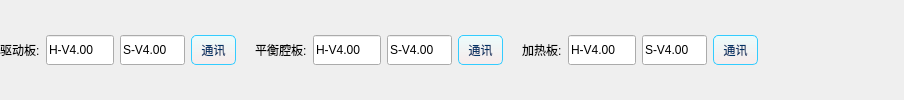
       <widget class="QWidget" name="page4000">
        <property name="styleSheet">
         <string notr="true">QPushButton{
	border: 1px solid rgb(51, 204, 255);
	border-radius: 5px;
	background: qlineargradient(spread:pad, x1:0, y1:0, x2:0, y2:1, stop:0 rgba(234, 255, 255, 200), stop:1 rgba(253, 231, 231, 150));
	color: rgb(0, 51, 102);
}
QPushButton:hover{
	border: 1px solid rgb(51, 204, 255);
	border-radius: 5px;
	background: qlineargradient(spread:pad, x1:0, y1:0, x2:0, y2:1, stop:0 rgba(234, 255, 255, 255), stop:1 rgba(253, 231, 231, 255));
}
QPushButton:pressed{
	border: 1px solid rgb(51, 204, 255);
	border-radius: 5px;
	background: qlineargradient(spread:pad, x1:0, y1:0, x2:0, y2:1, stop:0 rgba(214, 235, 235, 200), stop:1 rgba(243, 211, 211, 150));
}
QPushButton:checked{
	border: 1px solid rgb(51, 204, 255);
	border-radius: 5px;
	background: qlineargradient(spread:pad, x1:0, y1:0, x2:0, y2:1, stop:0 rgba(165, 245, 226, 200), stop:1 rgba(0, 255, 255, 200));
}
QPushButton:disabled{
	border: 1px solid rgb(200, 200, 200);
	border-radius: 5px;
	background: rgba(253, 231, 231, 200);
    color: rgb(180, 180, 180);
}</string>
        </property>
        <layout class="QHBoxLayout" name="horizontalLayout_37">
         <property name="leftMargin">
          <number>0</number>
         </property>
         <property name="topMargin">
          <number>0</number>
         </property>
         <property name="rightMargin">
          <number>0</number>
         </property>
         <property name="bottomMargin">
          <number>0</number>
         </property>
         <item>
          <widget class="QLabel" name="label_2">
           <property name="text">
            <string>驱动板:</string>
           </property>
          </widget>
         </item>
         <item>
          <widget class="QLineEdit" name="lineEdit_driveBoard_hardVer">
           <property name="minimumSize">
            <size>
             <width>68</width>
             <height>30</height>
            </size>
           </property>
           <property name="maximumSize">
            <size>
             <width>68</width>
             <height>16777215</height>
            </size>
           </property>
           <property name="text">
            <string>H-V4.00</string>
           </property>
          </widget>
         </item>
         <item>
          <widget class="QLineEdit" name="lineEdit_driveBoard_softVer">
           <property name="minimumSize">
            <size>
             <width>65</width>
             <height>30</height>
            </size>
           </property>
           <property name="maximumSize">
            <size>
             <width>65</width>
             <height>16777215</height>
            </size>
           </property>
           <property name="text">
            <string>S-V4.00</string>
           </property>
          </widget>
         </item>
         <item>
          <widget class="QPushButton" name="comSwitchBtn_driveBoard">
           <property name="minimumSize">
            <size>
             <width>45</width>
             <height>30</height>
            </size>
           </property>
           <property name="maximumSize">
            <size>
             <width>45</width>
             <height>30</height>
            </size>
           </property>
           <property name="text">
            <string>通讯</string>
           </property>
           <property name="checkable">
            <bool>true</bool>
           </property>
          </widget>
         </item>
         <item>
          <widget class="QLabel" name="label_23">
           <property name="text">
            <string/>
           </property>
          </widget>
         </item>
         <item>
          <widget class="QLabel" name="label">
           <property name="styleSheet">
            <string notr="true"/>
           </property>
           <property name="text">
            <string>平衡腔板:</string>
           </property>
          </widget>
         </item>
         <item>
          <widget class="QLineEdit" name="lineEdit_balanceBoard_hardVer">
           <property name="minimumSize">
            <size>
             <width>68</width>
             <height>30</height>
            </size>
           </property>
           <property name="maximumSize">
            <size>
             <width>68</width>
             <height>16777215</height>
            </size>
           </property>
           <property name="text">
            <string>H-V4.00</string>
           </property>
          </widget>
         </item>
         <item>
          <widget class="QLineEdit" name="lineEdit_balanceBoard_softVer">
           <property name="minimumSize">
            <size>
             <width>65</width>
             <height>30</height>
            </size>
           </property>
           <property name="maximumSize">
            <size>
             <width>65</width>
             <height>16777215</height>
            </size>
           </property>
           <property name="text">
            <string>S-V4.00</string>
           </property>
          </widget>
         </item>
         <item>
          <widget class="QPushButton" name="comSwitchBtn_balanceBoard">
           <property name="minimumSize">
            <size>
             <width>45</width>
             <height>30</height>
            </size>
           </property>
           <property name="maximumSize">
            <size>
             <width>45</width>
             <height>30</height>
            </size>
           </property>
           <property name="text">
            <string>通讯</string>
           </property>
           <property name="checkable">
            <bool>true</bool>
           </property>
          </widget>
         </item>
         <item>
          <widget class="QLabel" name="label_22">
           <property name="text">
            <string/>
           </property>
          </widget>
         </item>
         <item>
          <widget class="QLabel" name="label_3">
           <property name="text">
            <string>加热板:</string>
           </property>
          </widget>
         </item>
         <item>
          <widget class="QLineEdit" name="lineEdit_heatBoard_hardVer">
           <property name="minimumSize">
            <size>
             <width>68</width>
             <height>30</height>
            </size>
           </property>
           <property name="maximumSize">
            <size>
             <width>68</width>
             <height>16777215</height>
            </size>
           </property>
           <property name="text">
            <string>H-V4.00</string>
           </property>
          </widget>
         </item>
         <item>
          <widget class="QLineEdit" name="lineEdit_heatBoard_softVer">
           <property name="minimumSize">
            <size>
             <width>65</width>
             <height>30</height>
            </size>
           </property>
           <property name="maximumSize">
            <size>
             <width>65</width>
             <height>16777215</height>
            </size>
           </property>
           <property name="text">
            <string>S-V4.00</string>
           </property>
          </widget>
         </item>
         <item>
          <widget class="QPushButton" name="comSwitchBtn_heatBoard">
           <property name="minimumSize">
            <size>
             <width>45</width>
             <height>30</height>
            </size>
           </property>
           <property name="maximumSize">
            <size>
             <width>45</width>
             <height>30</height>
            </size>
           </property>
           <property name="text">
            <string>通讯</string>
           </property>
           <property name="checkable">
            <bool>true</bool>
           </property>
          </widget>
         </item>
         <item>
          <spacer name="horizontalSpacer_2">
           <property name="orientation">
            <enum>Qt::Horizontal</enum>
           </property>
           <property name="sizeHint" stdset="0">
            <size>
             <width>146</width>
             <height>20</height>
            </size>
           </property>
          </spacer>
         </item>
        </layout>
       </widget>
